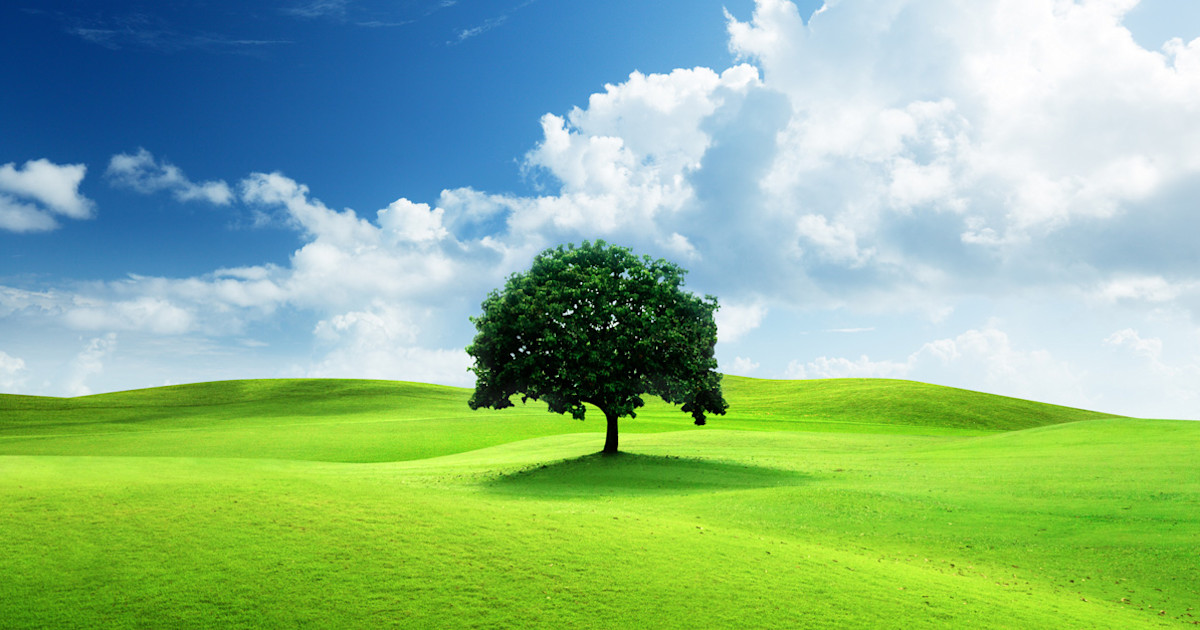
#> input picture day15/example.jpg, 1200 x 630 px
$ python handOn.py
#> lines starting #> are read from the running program, lines starting #| are printed output that depends on the picture
import numpy as np
import pandas as pd
from PIL import Image, ImageFilter


print("=== NumPy Example ===")
arr = np.random.randint(1, 100, size=10)
print("Array:", arr)
print("Mean:", arr.mean())
print("Max:", arr.max())
print("Min:", arr.min())
print("Sorted:", np.sort(arr))


print("\n=== Pandas Example ===")
data = {
    "Name": ["Ali", "Sara", "Omar", "Lina", "Hassan"],
    "Age": [23, 29, 31, 22, 28],
    "Score": [85, 92, 78, 88, 95]
}

df = pd.DataFrame(data)
print("DataFrame:\n", df)

print("\nAverage Age:", df["Age"].mean())
print("Highest Score:", df["Score"].max())

print("\nStudents with Score > 85:\n", df[df["Score"] > 85])

df["Passed"] = df["Score"] >= 80
print("\nWith Passed column:\n", df)


print("\n=== Pillow Example ===")
try:
    img = Image.open("example.jpg")
#> img is the input picture: PIL image 1200x630 RGB; mean R, G, B 139.8, 183.6, 139.9
    img.show()

    resized = img.resize((300, 300))
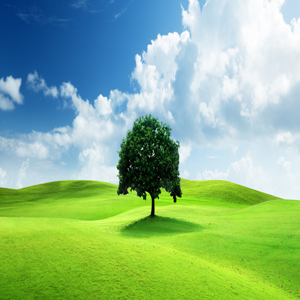
#> resized: PIL image 300x300 RGB; mean R, G, B 139.8, 183.6, 139.9
    resized.save("resized.jpg")

    cropped = img.crop((50, 50, 250, 250))
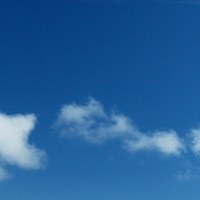
#> cropped: PIL image 200x200 RGB; mean R, G, B 36.7, 96, 155.2
    cropped.save("cropped.jpg")

    rotated = img.rotate(45)
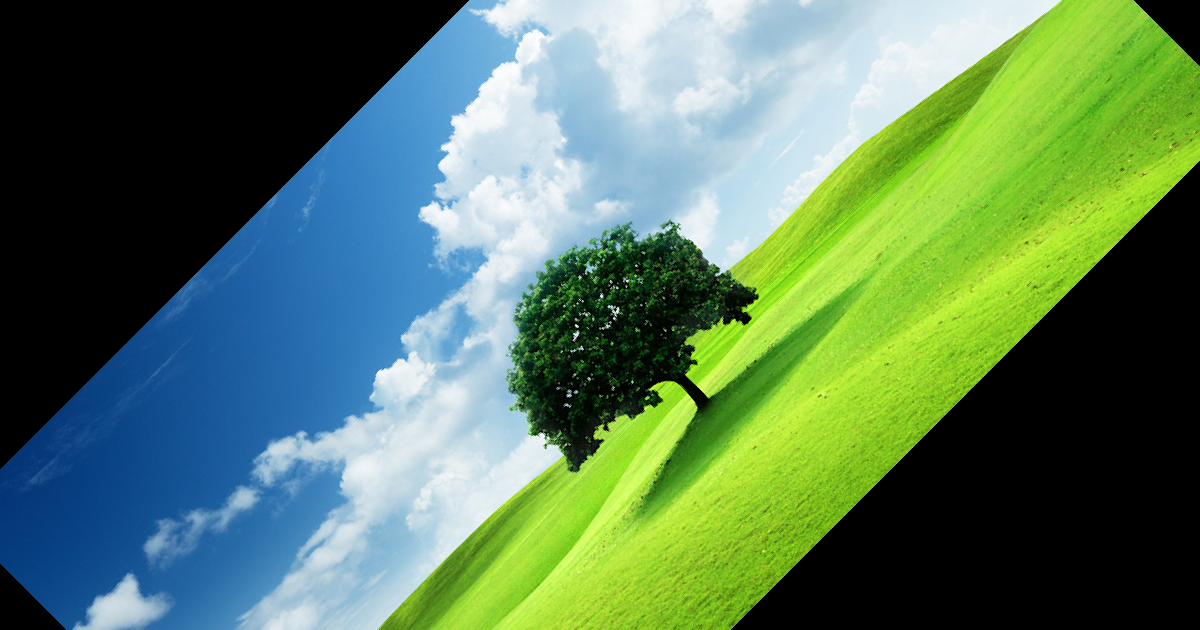
#> rotated: PIL image 1200x630 RGB; mean R, G, B 88.7, 122.7, 93.9
    rotated.save("rotated.jpg")

    blurred = img.filter(ImageFilter.BLUR)
    blurred.save("blurred.jpg")

    print("Image manipulations saved: resized.jpg, cropped.jpg, rotated.jpg, blurred.jpg")

except FileNotFoundError:
    print("Please place an image named 'example.jpg' in the same folder to run Pillow demo.")

$ run again, with day15/extras/image_collage.jpeg copied over day15/example.jpg
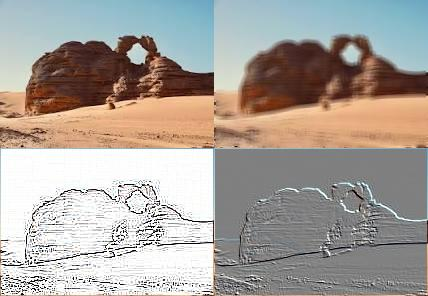
#> input picture day15/extras/image_collage.jpeg, 428 x 296 px
#> img is the input picture: PIL image 428x296 RGB; mean R, G, B 169.1, 161.9, 155.2
#> `rotated = img.rotate(45)`:
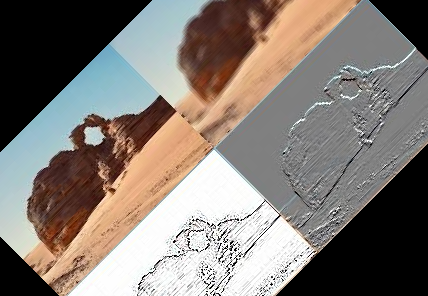
#> rotated: PIL image 428x296 RGB; mean R, G, B 130.9, 122.8, 116.3
#> `blurred = img.filter(ImageFilter.BLUR)`:
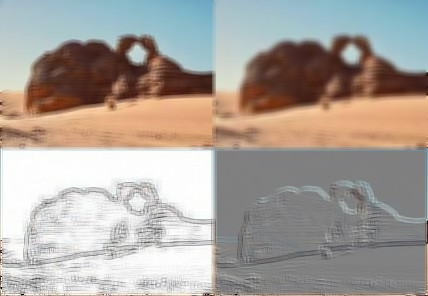
#> blurred: PIL image 428x296 RGB; mean R, G, B 169.1, 161.9, 155.2
